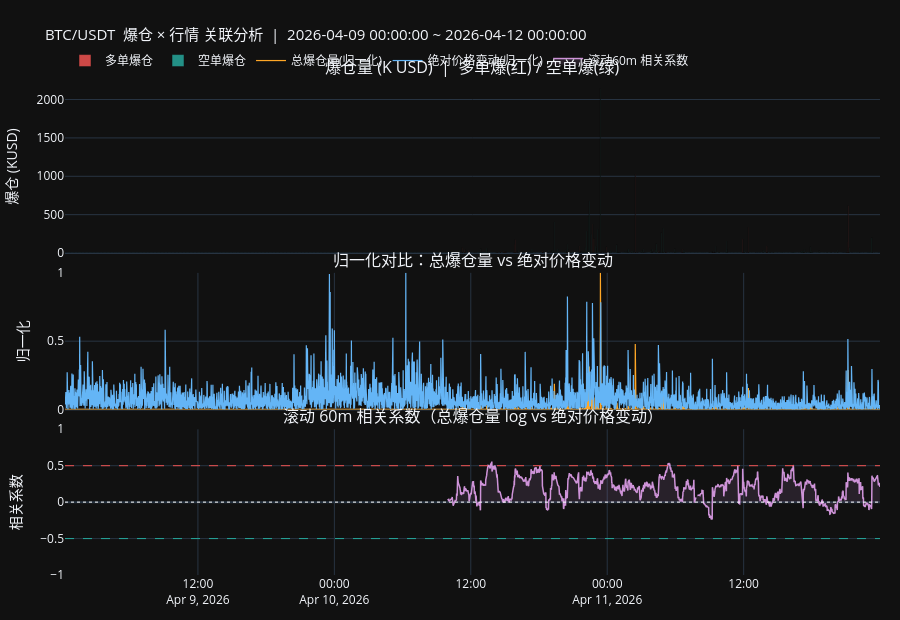

Here is the notebook cell this chart was saved with:
### Markdown cell above
## 4.1 爆仓与行情关联分析

- **Row 1**：多/空单爆仓量（K USD）柱状图
- **Row 2**：归一化对比 — 爆仓量（橙）vs 绝对价格变动（蓝）；两者峰值重合说明爆仓与剧烈波动同步
- **Row 3**：滚动 60m Pearson 相关系数；穿越 ±0.5 虚线为显著相关

### Code cell
def _norm(s: pd.Series) -> pd.Series:
    mn, mx = s.min(), s.max()
    return (s - mn) / (mx - mn + 1e-10)

# ── 构建分析表 ────────────────────────────────────────────────────
an = d_plot[["timestamp", "open", "close", "volume", "liq_long", "liq_short"]].copy()
an["price_change"]  = an["close"].diff().abs()          # 绝对价格变动
an["pct_change"]    = an["close"].pct_change().abs()    # 绝对收益率
an["total_liq"]     = an["liq_long"] + an["liq_short"]
an["liq_net"]       = an["liq_long"] - an["liq_short"]  # >0 多单主导，<0 空单主导
an["total_liq_log"] = np.log1p(an["total_liq"])

# 滚动相关系数（60分钟窗口）
WIN = 60
an["rolling_corr"] = (
    an["total_liq_log"].rolling(WIN).corr(an["price_change"])
)

# ── 整体相关系数（仅有爆仓记录的分钟）────────────────────────────
mask = an["total_liq"] > 0
print(f"有爆仓记录的分钟数 : {mask.sum()} / {len(an)}")
print(f"\n=== Pearson 相关系数（爆仓量 log vs ...）===")
subset = an.loc[mask, ["total_liq_log", "price_change", "pct_change", "volume"]]
corr_row = subset.corr()["total_liq_log"].drop("total_liq_log")
for k, v in corr_row.items():
    print(f"  vs {k:<18}: {v:+.4f}")

# ── 绘图 ─────────────────────────────────────────────────────────
fig_liq = make_subplots(
    rows=3, cols=1,
    shared_xaxes=True,
    row_heights=[0.38, 0.30, 0.32],
    vertical_spacing=0.04,
    subplot_titles=(
        "爆仓量 (K USD)  |  多单爆(红) / 空单爆(绿)",
        f"归一化对比：总爆仓量 vs 绝对价格变动",
        f"滚动 {WIN}m 相关系数（总爆仓量 log vs 绝对价格变动）",
    ),
)

t = an["timestamp"]

# Row 1: 多/空爆仓柱
fig_liq.add_trace(go.Bar(
    x=t, y=an["liq_long"] / 1e3,
    marker_color="rgba(239,83,80,0.85)", name="多单爆仓",
), row=1, col=1)
fig_liq.add_trace(go.Bar(
    x=t, y=an["liq_short"] / 1e3,
    marker_color="rgba(38,166,154,0.85)", name="空单爆仓",
), row=1, col=1)

# Row 2: 归一化对比（同轴）
fig_liq.add_trace(go.Scatter(
    x=t, y=_norm(an["total_liq"]),
    line=dict(color="#ffa726", width=1.2), name="总爆仓量(归一化)",
), row=2, col=1)
fig_liq.add_trace(go.Scatter(
    x=t, y=_norm(an["price_change"]),
    line=dict(color="#64b5f6", width=1.2), name="绝对价格变动(归一化)",
), row=2, col=1)

# Row 3: 滚动相关系数
fig_liq.add_trace(go.Scatter(
    x=t, y=an["rolling_corr"],
    line=dict(color="#ce93d8", width=1.5), name=f"滚动{WIN}m 相关系数",
    fill="tozeroy", fillcolor="rgba(206,147,216,0.12)",
), row=3, col=1)
fig_liq.add_hline(y=0,    line=dict(color="white",   width=1, dash="dot"),  row=3, col=1)
fig_liq.add_hline(y=0.5,  line=dict(color="#ef5350", width=1, dash="dash"), row=3, col=1)
fig_liq.add_hline(y=-0.5, line=dict(color="#26a69a", width=1, dash="dash"), row=3, col=1)

fig_liq.update_layout(
    title=dict(
        text=f"{SYMBOL}  爆仓 × 行情 关联分析  |  {START_DATE} ~ {END_DATE}",
        font=dict(size=15),
    ),
    height=620,
    template="plotly_dark",
    barmode="overlay",
    hovermode="x unified",
    legend=dict(orientation="h", yanchor="bottom", y=1.01, xanchor="left", x=0),
    margin=dict(l=60, r=20, t=80, b=20),
)
fig_liq.update_yaxes(title_text="爆仓 (KUSD)", row=1, col=1)
fig_liq.update_yaxes(title_text="归一化",      row=2, col=1, range=[0, 1])
fig_liq.update_yaxes(title_text="相关系数",    row=3, col=1, range=[-1, 1])

fig_liq.show()

### Figure 1 — Plotly figure (JSON) as saved in the notebook; plotly's stock layout.template omitted (floating-point values rounded to 4 significant figures; data arrays with more than 128 entries replaced by an {"elided": "..."} marker saying what was removed)
{"data": [{"marker": {"color": "rgba(239,83,80,0.85)"}, "name": "多单爆仓", "type": "bar", "x": {"elided": "4301 str values"}, "xaxis": "x", "y": {"elided": "4301 float values"}, "yaxis": "y"}, {"marker": {"color": "rgba(38,166,154,0.85)"}, "name": "空单爆仓", "type": "bar", "x": {"elided": "4301 str values"}, "xaxis": "x", "y": {"elided": "4301 float values"}, "yaxis": "y"}, {"line": {"color": "#ffa726", "width": 1.2}, "name": "总爆仓量(归一化)", "type": "scatter", "x": {"elided": "4301 str values"}, "xaxis": "x2", "y": {"elided": "4301 float values"}, "yaxis": "y2"}, {"line": {"color": "#64b5f6", "width": 1.2}, "name": "绝对价格变动(归一化)", "type": "scatter", "x": {"elided": "4301 str values"}, "xaxis": "x2", "y": {"elided": "4301 float values"}, "yaxis": "y2"}, {"fill": "tozeroy", "fillcolor": "rgba(206,147,216,0.12)", "line": {"color": "#ce93d8", "width": 1.5}, "name": "滚动60m 相关系数", "type": "scatter", "x": {"elided": "4301 str values"}, "xaxis": "x3", "y": {"elided": "4301 float values"}, "yaxis": "y3"}], "layout": {"annotations": [{"font": {"size": 16}, "showarrow": false, "text": "爆仓量 (K USD)  |  多单爆(红) / 空单爆(绿)", "x": 0.5, "xanchor": "center", "xref": "paper", "y": 1, "yanchor": "bottom", "yref": "paper"}, {"font": {"size": 16}, "showarrow": false, "text": "归一化对比：总爆仓量 vs 绝对价格变动", "x": 0.5, "xanchor": "center", "xref": "paper", "y": 0.6104, "yanchor": "bottom", "yref": "paper"}, {"font": {"size": 16}, "showarrow": false, "text": "滚动 60m 相关系数（总爆仓量 log vs 绝对价格变动）", "x": 0.5, "xanchor": "center", "xref": "paper", "y": 0.2944, "yanchor": "bottom", "yref": "paper"}], "barmode": "overlay", "height": 620, "hovermode": "x unified", "legend": {"orientation": "h", "x": 0, "xanchor": "left", "y": 1.01, "yanchor": "bottom"}, "margin": {"b": 20, "l": 60, "r": 20, "t": 80}, "shapes": [{"line": {"color": "white", "dash": "dot", "width": 1}, "type": "line", "x0": 0, "x1": 1, "xref": "x3 domain", "y0": 0, "y1": 0, "yref": "y3"}, {"line": {"color": "#ef5350", "dash": "dash", "width": 1}, "type": "line", "x0": 0, "x1": 1, "xref": "x3 domain", "y0": 0.5, "y1": 0.5, "yref": "y3"}, {"line": {"color": "#26a69a", "dash": "dash", "width": 1}, "type": "line", "x0": 0, "x1": 1, "xref": "x3 domain", "y0": -0.5, "y1": -0.5, "yref": "y3"}], "title": {"font": {"size": 15}, "text": "BTC/USDT  爆仓 × 行情 关联分析  |  2026-04-09 00:00:00 ~ 2026-04-12 00:00:00"}, "xaxis": {"anchor": "y", "domain": [0, 1], "matches": "x3", "showticklabels": false}, "xaxis2": {"anchor": "y2", "domain": [0, 1], "matches": "x3", "showticklabels": false}, "xaxis3": {"anchor": "y3", "domain": [0, 1]}, "yaxis": {"anchor": "x", "domain": [0.6504, 1], "title": {"text": "爆仓 (KUSD)"}}, "yaxis2": {"anchor": "x2", "domain": [0.3344, 0.6104], "range": [0, 1], "title": {"text": "归一化"}}, "yaxis3": {"anchor": "x3", "domain": [0, 0.2944], "range": [-1, 1], "title": {"text": "相关系数"}}}}
